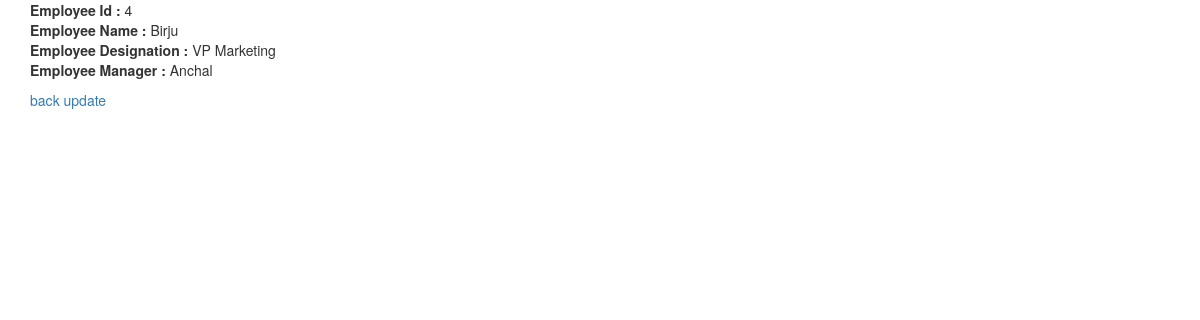
/view/4/ (signed in), run on the app's committed database.
### hrlogin/models.py (models this page shows, shortened)
class Employee(models.Model):
	name = models.CharField(max_length=120)
	designation = models.CharField(max_length=120)
	manager = models.CharField(max_length=120,blank=True)
	parent = models.ForeignKey('self',blank=True,null=True,on_delete=models.CASCADE,related_name='children')
	class Meta:
		ordering = ["id"]

### hrlogin/views.py (the view)
# urls.py: url(r'^view/(?P<id>[\d]+)/$',view,name="view"),
def view(request,id):
	if not request.user.is_staff or not request.user.is_superuser:
		raise Http404
	instance = get_object_or_404(Employee,id=id)
	context = {
		"instance":instance,
	}
	return render(request,"detail.html",context)

### templates/detail.html (shortened to what this page needs)
{% extends 'base.html' %}
{% block content %}
	<div>
		<p>
			<b>Employee Id : </b>{{ instance.id }}<br/>
			<b>Employee Name : </b>{{ instance.name }}<br/>
			<b>Employee Designation : </b>{{ instance.designation }}<br/>
			<b>Employee Manager : </b>{{ instance.manager }}<br/>
		</p>
		<span><a href="{% url 'table' %}">back    </a></span>{% if instance.id != 1 %}<span><a href="{% url 'update' id=instance.id %}"> update </a></span>{% endif %}
	</div>
{% endblock %}

### data on the page
Employee: id "4", name "Birju", designation "VP Marketing", manager "Anchal"
